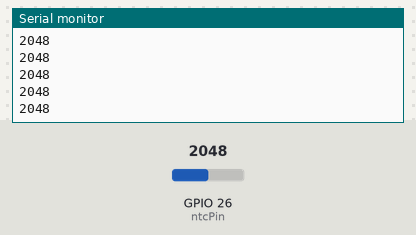
Bench run of a sketch on a simulated ESP32. Parts: the last lines printed to the serial monitor. The inputs (shaded band) are chosen by the test bench; at power-on: GPIO 26 (ntcPin) = 2048.

Above: at 1.2 s.
1.3 s: GPIO 26 (ntcPin) set to 2866
At 1.31 s:
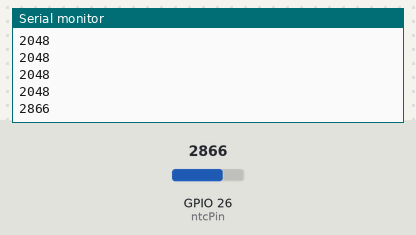
2.8 s: GPIO 26 (ntcPin) set to 3603
At 2.81 s:
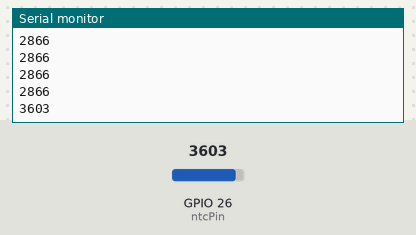
Timing chart, 0 to 5.8 s (numbered marks = the images above; inputs shaded):
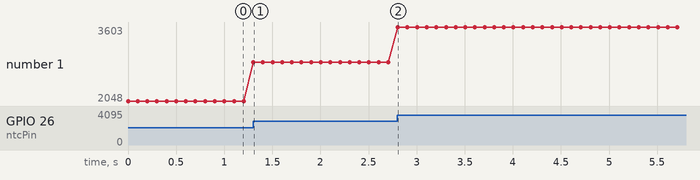

The sketch:

Temperature_sensor.ino
```cpp
 /*
 * Keyestudio 24 in 1 Starter Kit for Raspberry Pi Pico
 * lesson 14
 * Temperature sensor
 * http://www.keyestudio.com
*/
int val;
int ntcPin = 26;  //NTC-MF52AT analog thermistor is connected to ADC0
void setup() {
  Serial.begin(9600);//Set baud rate to 9600
}

void loop() {
  val = analogRead(ntcPin); //read the analog temperature value
  Serial.println(val); //read and print the analog vale of photoresistor
  delay(100);//delay in 100ms

}
```

Measured:
- after the input at 1.3 s, the serial monitor: prints a new line at once (image 1)
- after the input at 2.8 s, the serial monitor: prints a new line at once (image 2)
- plotted number 1: 2048 → 2866 after the input at 1.3 s, 2866 → 3603 after the input at 2.8 s
